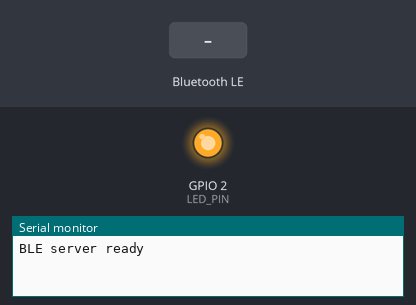
This sketch was run on a simulated ESP32. On the bench: output pins drawn as LEDs (lit = HIGH), the last lines printed to the serial monitor. The test bench sets the inputs (shaded band). Nothing arrives over Bluetooth unless stated; a phone connects over Bluetooth LE 3 s after start.

Above: at 1.2 s.
1.3 s: Bluetooth LE write "1" received
At 4.2 s:
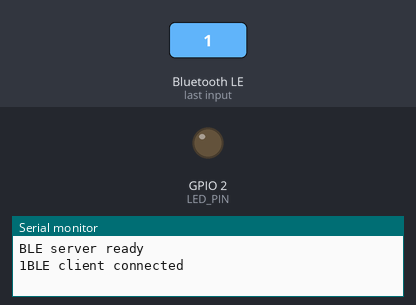
Timing chart, 0 to 5.7 s (numbered marks = the images above; inputs shaded):
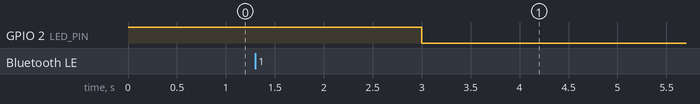

The sketch:

esp32_ble_servidor.ino
```cpp
#include <BLEDevice.h>
#include <BLEUtils.h>
#include <BLEServer.h>

#define LED_PIN 2  // pin 25 for Heltec and 2 for ESP32 Dev Module

BLECharacteristic* pCharacteristic;
bool deviceConnected = false;

#define SERVICE_UUID "12345678-1234-1234-1234-1234567890ab"
#define CHARACTERISTIC_UUID "abcd1234-abcd-1234-abcd-1234567890ab"

class MyServerCallbacks : public BLEServerCallbacks {
  void onConnect(BLEServer* pServer) {
    deviceConnected = true;
    Serial.println("BLE client connected");
    digitalWrite(LED_PIN, LOW);
  }

  void onDisconnect(BLEServer* pServer) {
    deviceConnected = false;
    Serial.println("BLE client disconnected");
    digitalWrite(LED_PIN, HIGH);
    BLEDevice::startAdvertising();  // Reinicia advertising
  }
};

class MyCallbacks : public BLECharacteristicCallbacks {
  void onWrite(BLECharacteristic* pCharacteristic) {
    // Acessa o buffer cru diretamente
    const uint8_t* data = pCharacteristic->getData();
    size_t length = pCharacteristic->getLength();
    if (length > 0) {
      Serial.write(data, length);  // Imprime exatamente os dados recebidos
    }
  }
};

void setup() {
  Serial.begin(9600);
  pinMode(LED_PIN, OUTPUT);
  digitalWrite(LED_PIN, HIGH);
  BLEDevice::init("ESP32_Server");

  BLEServer* pServer = BLEDevice::createServer();
  pServer->setCallbacks(new MyServerCallbacks());

  BLEService* pService = pServer->createService(SERVICE_UUID);
  pCharacteristic = pService->createCharacteristic(
    CHARACTERISTIC_UUID,
    BLECharacteristic::PROPERTY_READ | BLECharacteristic::PROPERTY_WRITE | BLECharacteristic::PROPERTY_NOTIFY);
  pCharacteristic->setCallbacks(new MyCallbacks());

  pService->start();
  BLEAdvertising* pAdvertising = BLEDevice::getAdvertising();
  pAdvertising->addServiceUUID(SERVICE_UUID);
  pAdvertising->start();
  Serial.println("BLE server ready");
}

void loop() {
  if (deviceConnected && Serial.available()) {
    String msg = Serial.readStringUntil('\n');
    const char* data = msg.c_str();
    size_t totalLength = msg.length(); // Não inclui o '\0'
    size_t offset = 0;

    while (offset < totalLength) {
      size_t chunkSize = std::min<size_t>(20, totalLength - offset);
      pCharacteristic->setValue((uint8_t*)(data + offset), chunkSize);
      pCharacteristic->notify();
      offset += chunkSize;

      delay(10); // Pequeno atraso entre os pacotes (BLE é sensível a isso)
    }
  }
}
```
